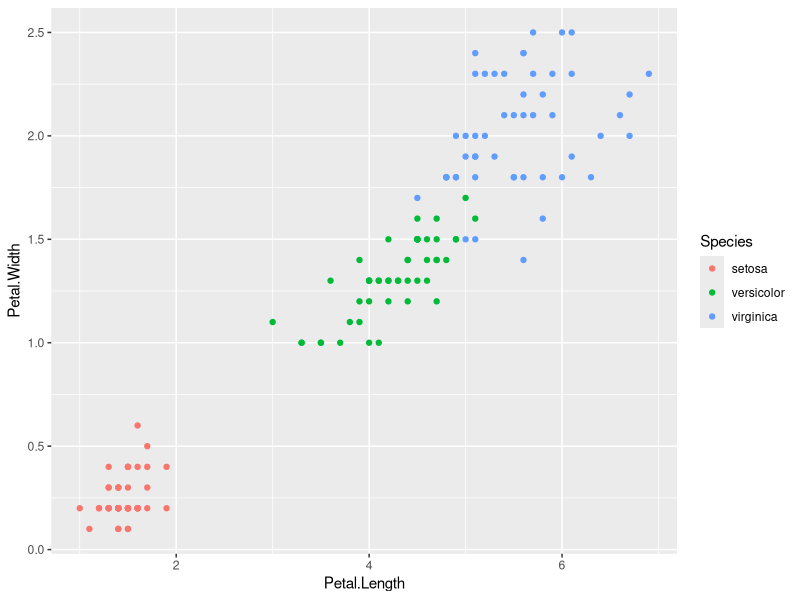
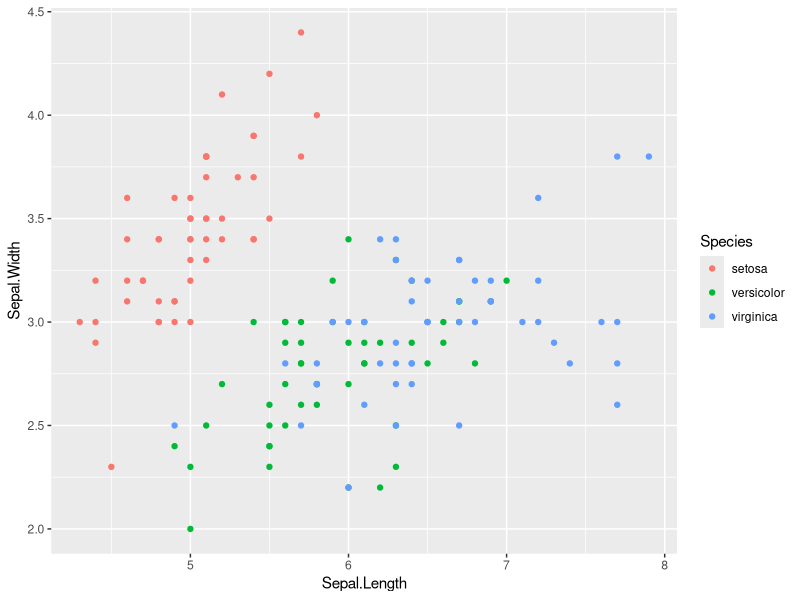
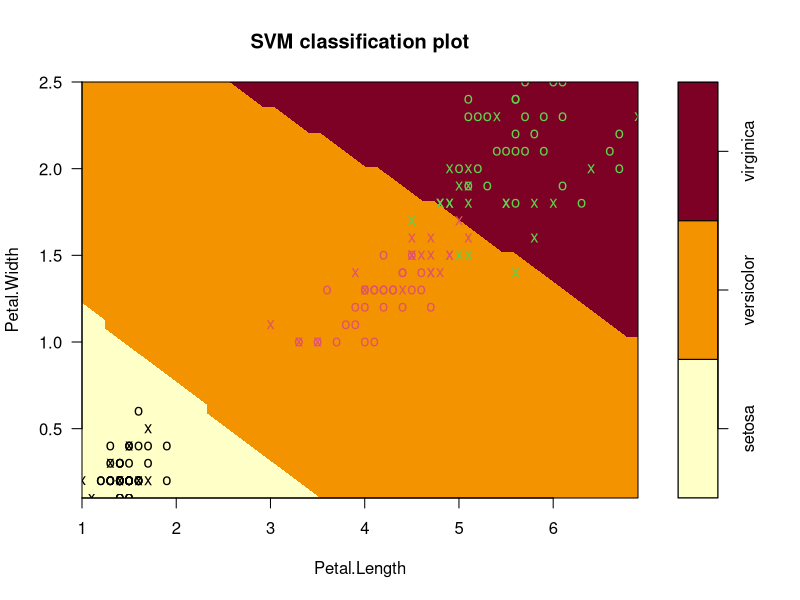
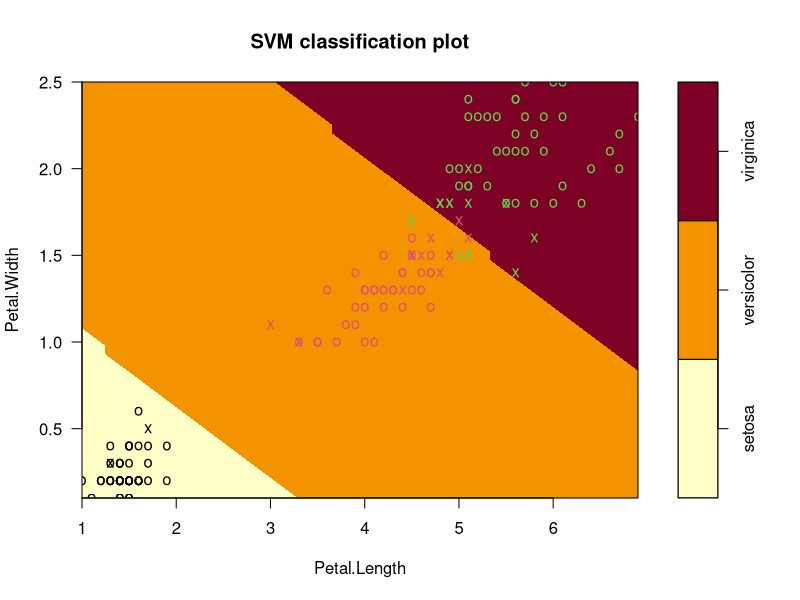
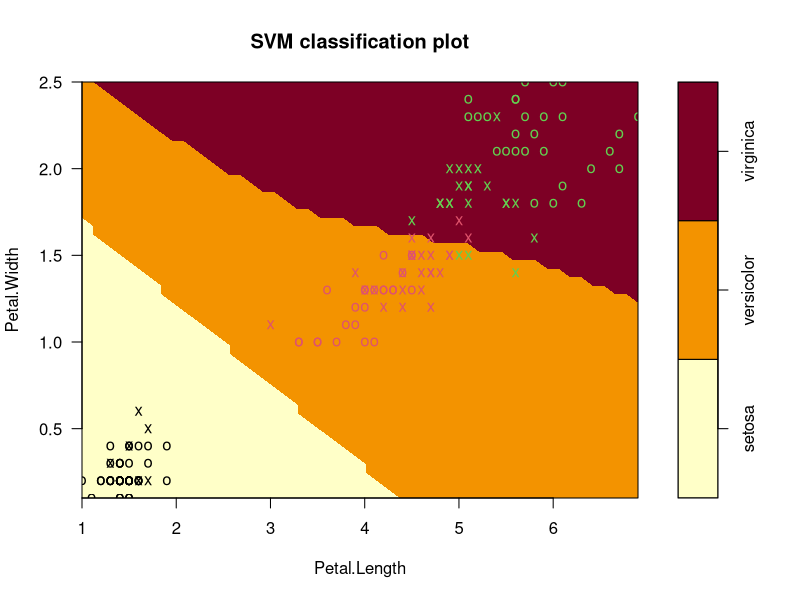

Reproduce these figures in R, in order.
# Support Vector Machine (SVM) Example using Iris

data("iris")

library(ggplot2)
library(e1071)

summary(iris)

qplot(Petal.Length, Petal.Width, data = iris, color = Species)
qplot(Sepal.Length, Sepal.Width, data = iris, color = Species)

help("svm")

svm_model1 = svm(Species~., data = iris)

summary(svm_model1)

plot(svm_model1, data=iris, Petal.Width~Petal.Length, slice = list(Sepal.Width=3, Sepal.Length = 6))

pred1 = predict(svm_model1, iris)

table1 = table(Predicted=pred1, Actual = iris$Species)
table1

Model1_accuracyRate = sum(diag(table1))/sum(table1)
Model1_accuracyRate

Model1_MissClassificationRate = 1-Model1_accuracyRate
Model1_MissClassificationRate

# --- Model 2 ---
svm_model2 = svm(Species~., data = iris, kernel = "linear")

# Using the summary command to see the summary of our second model, we pass the svm_model2 to the 
# summary() function 
summary(svm_model2)

# Using the plot() function and our second model which is svm_model2, we can plot the results 
# here the axes are  Petal.Width Vs Petal.Length 
plot(svm_model2, data = iris, Petal.Width~Petal.Length, slice = list(Sepal.Width = 3, Sepal.Length = 6))


# Prediction using the second model (svm_model2) we created on the iris dataset. 
pred2 = predict(svm_model2, iris) 
# creating a table using the predicted one and the actual iris dataset 
table2 = table(Predicted = pred2, Actual = iris$Species) 
table2

#We can calculate the model2 accuracy 
Model2_accuracyRate = sum(diag(table2))/sum(table2) 
Model2_accuracyRate 
# We can calcuate the missclassification rate 
Model2_MissClassificationRate = 1 - Model2_accuracyRate 
Model2_MissClassificationRate

# --- Model 3 ---
svm_model3 = svm(Species~., data = iris, kernel = "polynomial")

# Using the summary command to see the summary of our second model, we pass the svm_model2 to the 
# summary() function 
summary(svm_model3)

# Using the plot() function and our second model which is svm_model2, we can plot the results 
# here the axes are  Petal.Width Vs Petal.Length 
plot(svm_model3, data = iris, Petal.Width~Petal.Length, slice = list(Sepal.Width = 3, Sepal.Length = 4))


# Prediction using the second model (svm_model2) we created on the iris dataset. 
pred3 = predict(svm_model3, iris) 
# creating a table using the predicted one and the actual iris dataset 
table3 = table(Predicted = pred3, Actual = iris$Species) 
table3

#We can calculate the model2 accuracy 
Model3_accuracyRate = sum(diag(table3))/sum(table3) 
Model3_accuracyRate 
# We can calcuate the missclassification rate 
Model3_MissClassificationRate = 1 - Model3_accuracyRate 
Model3_MissClassificationRate
